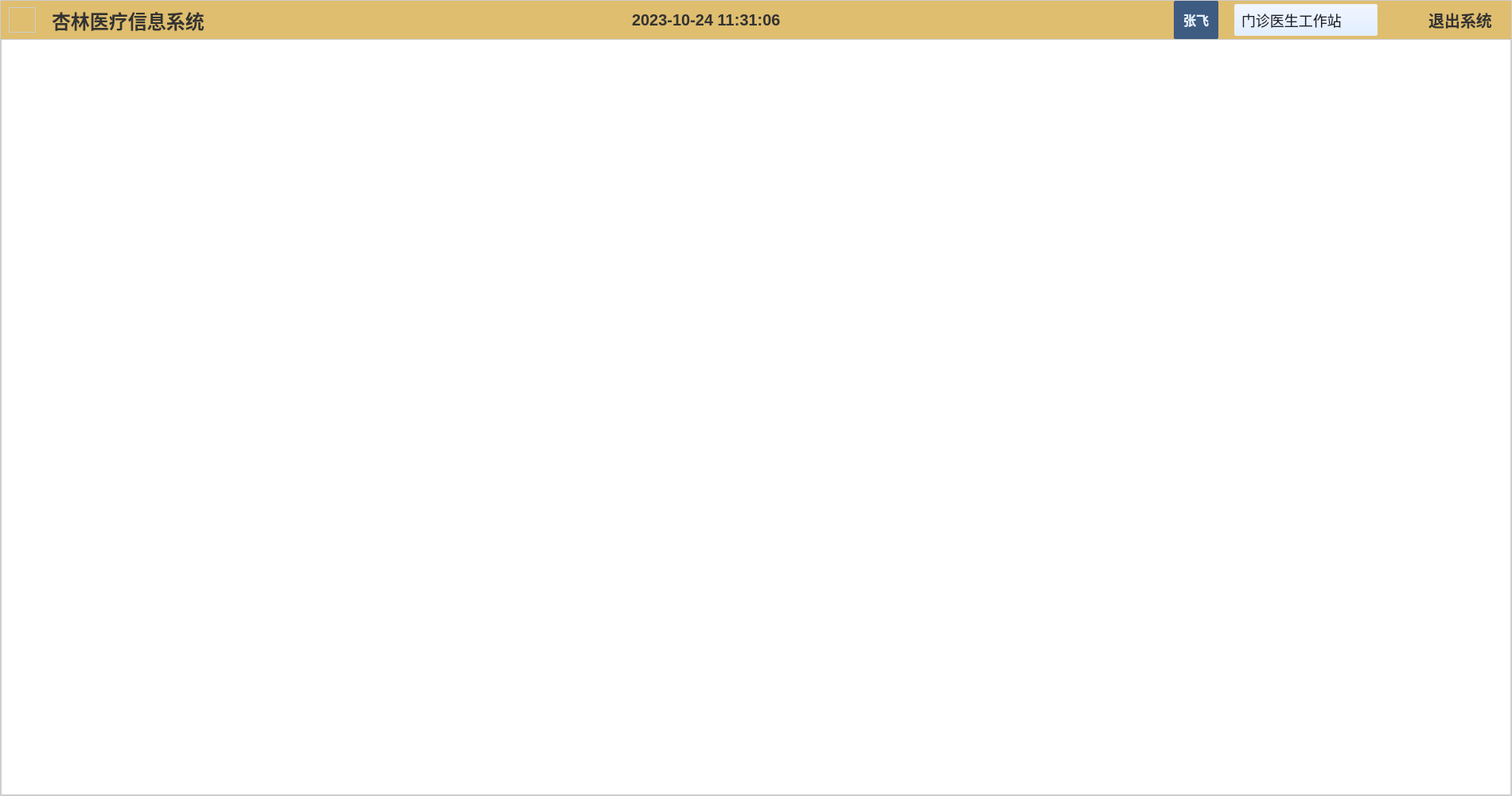
<?xml version="1.0" encoding="UTF-8"?>
<ui version="4.0">
 <class>App</class>
 <widget class="QWidget" name="App">
  <property name="geometry">
   <rect>
    <x>0</x>
    <y>0</y>
    <width>1900</width>
    <height>1000</height>
   </rect>
  </property>
  <property name="windowTitle">
   <string>App</string>
  </property>
  <property name="styleSheet">
   <string notr="true">background:#FFFFFF;
border:1px solid #cdcdcd;</string>
  </property>
  <layout class="QVBoxLayout" name="verticalLayout">
   <property name="spacing">
    <number>0</number>
   </property>
   <property name="leftMargin">
    <number>1</number>
   </property>
   <property name="topMargin">
    <number>1</number>
   </property>
   <property name="rightMargin">
    <number>1</number>
   </property>
   <property name="bottomMargin">
    <number>1</number>
   </property>
   <item>
    <widget class="QWidget" name="widget_title" native="true">
     <property name="minimumSize">
      <size>
       <width>0</width>
       <height>48</height>
      </size>
     </property>
     <property name="maximumSize">
      <size>
       <width>16777215</width>
       <height>48</height>
      </size>
     </property>
     <property name="styleSheet">
      <string notr="true">.QWidget
{
	background:transparent;
	border:none;
}

/*background-color:qlineargradient(x1:0, y1:0, x2:0, y2:1, stop:0 #F1F6FF , stop:1 #E1EEFF);*/
#widget_title{
background-color:rgb(223,190,111);
}

QLabel{
border:none;
	background:transparent;

}
</string>
     </property>
     <layout class="QHBoxLayout" name="horizontalLayout" stretch="0,0,0,1,0,0,0,0,0">
      <property name="spacing">
       <number>20</number>
      </property>
      <property name="leftMargin">
       <number>10</number>
      </property>
      <property name="topMargin">
       <number>0</number>
      </property>
      <property name="rightMargin">
       <number>24</number>
      </property>
      <property name="bottomMargin">
       <number>0</number>
      </property>
      <item>
       <widget class="QPushButton" name="pushButton">
        <property name="minimumSize">
         <size>
          <width>32</width>
          <height>32</height>
         </size>
        </property>
        <property name="font">
         <font>
          <weight>75</weight>
          <bold>true</bold>
         </font>
        </property>
        <property name="styleSheet">
         <string notr="true">border-image: url(:/icons/images/taiji.png);
background:transparent;</string>
        </property>
        <property name="text">
         <string/>
        </property>
       </widget>
      </item>
      <item>
       <widget class="QLabel" name="label">
        <property name="font">
         <font>
          <pointsize>-1</pointsize>
          <weight>87</weight>
          <bold>true</bold>
         </font>
        </property>
        <property name="styleSheet">
         <string notr="true">font-weight:700;
color:#333333;
font-size:24px;
line-height:16px;</string>
        </property>
        <property name="text">
         <string>杏林医疗信息系统</string>
        </property>
       </widget>
      </item>
      <item>
       <spacer name="horizontalSpacer">
        <property name="orientation">
         <enum>Qt::Horizontal</enum>
        </property>
        <property name="sizeHint" stdset="0">
         <size>
          <width>0</width>
          <height>0</height>
         </size>
        </property>
       </spacer>
      </item>
      <item>
       <widget class="QLabel" name="label_time">
        <property name="styleSheet">
         <string notr="true">font-weight:700;
color:#333333;
font-size:20px;
line-height:16px;
border:none;
padding-left:512px;</string>
        </property>
        <property name="text">
         <string>2023-10-24 11:31:06</string>
        </property>
        <property name="alignment">
         <set>Qt::AlignLeading|Qt::AlignLeft|Qt::AlignVCenter</set>
        </property>
       </widget>
      </item>
      <item>
       <spacer name="horizontalSpacer_2">
        <property name="orientation">
         <enum>Qt::Horizontal</enum>
        </property>
        <property name="sizeHint" stdset="0">
         <size>
          <width>0</width>
          <height>0</height>
         </size>
        </property>
       </spacer>
      </item>
      <item>
       <widget class="QLabel" name="label_user">
        <property name="minimumSize">
         <size>
          <width>56</width>
          <height>28</height>
         </size>
        </property>
        <property name="styleSheet">
         <string notr="true">background: #3E5B82;
border-radius: 2px;
font-size: 16px;
font-weight: 500;
color: #E6F1FF;</string>
        </property>
        <property name="text">
         <string>张飞</string>
        </property>
        <property name="alignment">
         <set>Qt::AlignCenter</set>
        </property>
       </widget>
      </item>
      <item>
       <widget class="QComboBox" name="comboBox">
        <property name="minimumSize">
         <size>
          <width>180</width>
          <height>40</height>
         </size>
        </property>
        <property name="maximumSize">
         <size>
          <width>180</width>
          <height>16777215</height>
         </size>
        </property>
        <property name="styleSheet">
         <string notr="true">
QComboBox
{
	background-color:qlineargradient(x1:0, y1:0, x2:0, y2:1, stop:0 #F1F6FF , stop:1 #E1EEFF);
	border-radius: 2px;
	border: 1px solid #E9EEF5;
	font-size: 18px;
	font-weight: 400;
	color: #1D2129;
	line-height: 22px;
	padding-left:8px;
}
QComboBox::down-arrow
{
	border-image:url(&quot;:/icons/images/icons_combobox_down_arrow.png&quot;);
}
QComboBox::drop-down
{
	border:none;
	background:transparent;
	padding-right:6px;
}

/* 下拉后，整个下拉窗体样式 */
QComboBox QAbstractItemView {
    outline: 0px solid gray;   
    border: none;   
    background-color: #FFFFFF;   
    selection-background-color: #40a9ff;   
	font-size: 14px;
	font-weight: 400;
	color: #1D2129;
	line-height: 22px;
	border-radius:3px;
	margin-left:4px;
}

/* 下拉后，整个下拉窗体每项的样式 */
QComboBox QAbstractItemView::item {
    height: 40px;   /* 项的高度 */
}

/* 下拉后，整个下拉窗体被选择的每项的样式 */
QComboBox QAbstractItemView::item:selected {
   color:#FFFFFF;
   background-color: #1479FF;   /* 整个下拉窗体越过每项的背景色 */
}

/* QComboBox中的垂直滚动条 */
QComboBox QAbstractScrollArea QScrollBar:vertical {
    border:none;
	background:transparent;
}

QComboBox QAbstractScrollArea QScrollBar::handle:vertical {
	width: 8px;
    background-color:;   /* 空白区域的背景色*/
	border-radius:4px;
    background: #C9CDD4;   /* 小方块的背景色深灰lightblue */
}</string>
        </property>
        <item>
         <property name="text">
          <string>门诊医生工作站</string>
         </property>
        </item>
        <item>
         <property name="text">
          <string>住院医生工作站</string>
         </property>
        </item>
       </widget>
      </item>
      <item>
       <widget class="QPushButton" name="pushButton_3">
        <property name="minimumSize">
         <size>
          <width>24</width>
          <height>24</height>
         </size>
        </property>
        <property name="maximumSize">
         <size>
          <width>24</width>
          <height>16777215</height>
         </size>
        </property>
        <property name="styleSheet">
         <string notr="true">border-image: url(:/icons/images/logout.png);
border:none;
background:transparent;
</string>
        </property>
        <property name="text">
         <string/>
        </property>
        <property name="iconSize">
         <size>
          <width>20</width>
          <height>20</height>
         </size>
        </property>
       </widget>
      </item>
      <item>
       <widget class="QPushButton" name="btn_close">
        <property name="styleSheet">
         <string notr="true">font-weight:700;
color:#333333;
font-size:20px;
line-height:16px;
background:transparent;
border:none;</string>
        </property>
        <property name="text">
         <string>退出系统</string>
        </property>
       </widget>
      </item>
     </layout>
    </widget>
   </item>
   <item>
    <widget class="QStackedWidget" name="stackedWidget">
     <property name="currentIndex">
      <number>-1</number>
     </property>
    </widget>
   </item>
  </layout>
 </widget>
 <resources/>
 <connections/>
</ui>
